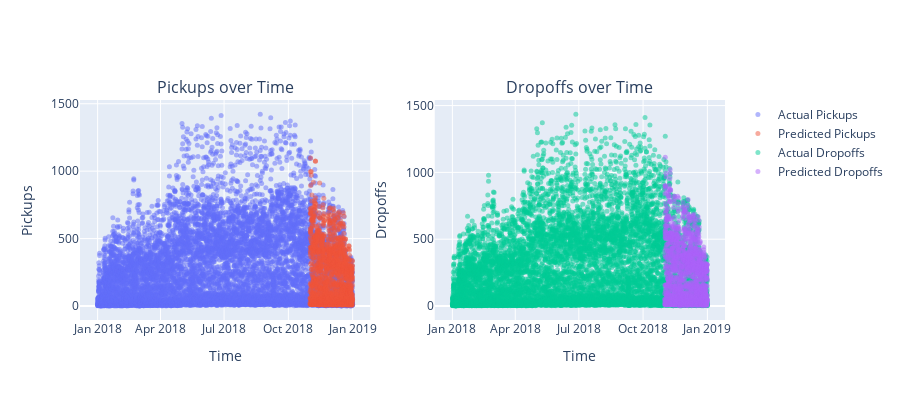

Notebook code cell kept with this figure:
### Code cell
#Plotting predicted vs. actual pickups and dropoffs
marker_dict=dict(size=5, opacity=0.5)
fig = make_subplots(rows=1, cols=2, horizontal_spacing=0.1, subplot_titles=('Pickups over Time', 'Dropoffs over Time'))
fig.add_trace(go.Scatter(x=pickups.index, y=pickups['pickups'], mode='markers', marker=marker_dict, name='Actual Pickups'), row=1, col=1)
fig.add_trace(go.Scatter(x=cluster_buster.pickups_test.index, y=cluster_buster.pred_pickups, mode='markers', marker=marker_dict, name='Predicted Pickups'), row=1, col=1)
fig.update_xaxes(title_text="Time", row=1, col=1)
fig.update_yaxes(title_text="Pickups", row=1, col=1)

fig.add_trace(go.Scatter(x=dropoffs.index, y=dropoffs['dropoffs'], mode='markers', marker=marker_dict, name='Actual Dropoffs'), row=1, col=2)
fig.add_trace(go.Scatter(x=cluster_buster.dropoffs_test.index, y=cluster_buster.pred_dropoffs, mode='markers', marker=marker_dict, name='Predicted Dropoffs'), row=1, col=2)
fig.update_xaxes(title_text="Time", row=1, col=2)
fig.update_yaxes(title_text="Dropoffs", row=1, col=2)

fig.update_layout(width=900,  height=400)
fig.show()

### Figure 1 — Plotly figure (JSON) as saved in the notebook; plotly's stock layout.template omitted (floating-point values rounded to 4 significant figures; data arrays with more than 128 entries replaced by an {"elided": "..."} marker saying what was removed)
{"data": [{"marker": {"opacity": 0.5, "size": 5}, "mode": "markers", "name": "Actual Pickups", "type": "scatter", "x": {"elided": "8732 str values"}, "xaxis": "x", "y": {"elided": "8732 int values"}, "yaxis": "y"}, {"marker": {"opacity": 0.5, "size": 5}, "mode": "markers", "name": "Predicted Pickups", "type": "scatter", "x": {"elided": "1464 str values"}, "xaxis": "x", "y": {"elided": "1464 float values"}, "yaxis": "y"}, {"marker": {"opacity": 0.5, "size": 5}, "mode": "markers", "name": "Actual Dropoffs", "type": "scatter", "x": {"elided": "8733 str values"}, "xaxis": "x2", "y": {"elided": "8733 int values"}, "yaxis": "y2"}, {"marker": {"opacity": 0.5, "size": 5}, "mode": "markers", "name": "Predicted Dropoffs", "type": "scatter", "x": {"elided": "1464 str values"}, "xaxis": "x2", "y": {"elided": "1464 float values"}, "yaxis": "y2"}], "layout": {"annotations": [{"font": {"size": 16}, "showarrow": false, "text": "Pickups over Time", "x": 0.225, "xanchor": "center", "xref": "paper", "y": 1, "yanchor": "bottom", "yref": "paper"}, {"font": {"size": 16}, "showarrow": false, "text": "Dropoffs over Time", "x": 0.775, "xanchor": "center", "xref": "paper", "y": 1, "yanchor": "bottom", "yref": "paper"}], "height": 400, "width": 900, "xaxis": {"anchor": "y", "domain": [0, 0.45], "title": {"text": "Time"}}, "xaxis2": {"anchor": "y2", "domain": [0.55, 1], "title": {"text": "Time"}}, "yaxis": {"anchor": "x", "domain": [0, 1], "title": {"text": "Pickups"}}, "yaxis2": {"anchor": "x2", "domain": [0, 1], "title": {"text": "Dropoffs"}}}}
